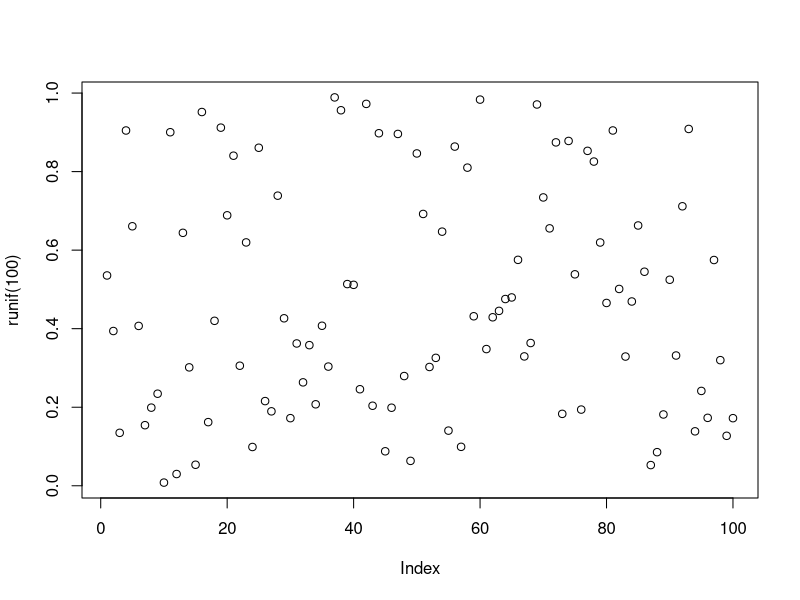

Here is the R script that generated this plot:
## ---- chunk 1
#| eval: true
#| code-fold: true
print("hola mundo")
## ---- chunk 2
plot(runif(100))
